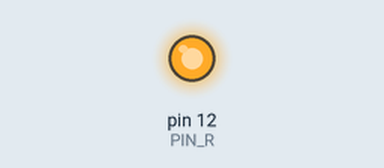
Bench run of a program on a simulated Raspberry Pi (header pin numbers). Shown: output pins drawn as LEDs (lit = HIGH).

Above: at 0.1 s.
Timing chart, 0 to 1.6 s (numbered marks = the images above):
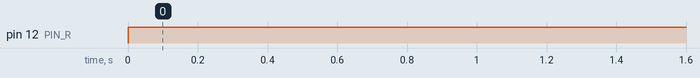

Measured:
- by itself, pin 12 (PIN_R): LOW → HIGH at 0.00 s

The program:

LED_ON.py
```python
#!/usr/bin/env python
import RPi.GPIO as GPIO

PIN_R = 12

GPIO.setmode(GPIO.BOARD)       # Numbers GPIOs by physical location
GPIO.setup(PIN_R, GPIO.OUT)   # Set the R pin to mode is output


while True:
    GPIO.output(PIN_R, GPIO.HIGH)  # Set the R pin to High(3.3V) to turn on led
```
